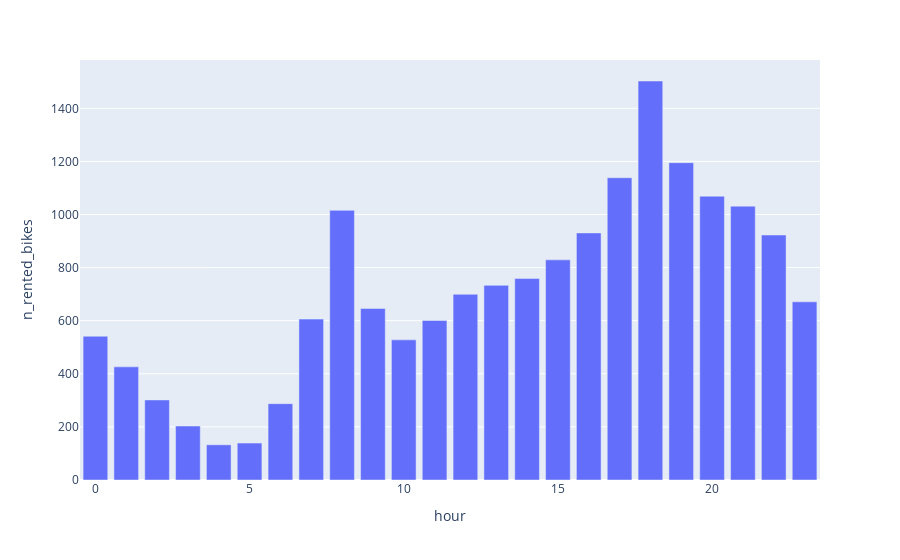

Notebook code for this chart:
### Markdown cell above
### Explore typical daily usage pattern

### Code cell
# Calculate the average number of rented bikes per hour
by_hour = df.groupby('hour', as_index=False).agg({'n_rented_bikes':'mean'})

# Create a bar chart showing the usage pattern
px.bar(by_hour, x = 'hour', y = 'n_rented_bikes')

### Figure 1 — Plotly figure (JSON) as saved in the notebook; plotly's stock layout.template omitted (floating-point values rounded to 4 significant figures)
{"data": [{"alignmentgroup": "True", "hovertemplate": "hour=%{x}<br>n_rented_bikes=%{y}<extra></extra>", "legendgroup": "", "marker": {"color": "#636efa", "pattern": {"shape": ""}}, "name": "", "offsetgroup": "", "orientation": "v", "showlegend": false, "textposition": "auto", "type": "bar", "x": [0, 1, 2, 3, 4, 5, 6, 7, 8, 9, 10, 11, 12, 13, 14, 15, 16, 17, 18, 19, 20, 21, 22, 23], "xaxis": "x", "y": [541.5, 426.2, 301.6, 203.3, 132.6, 139.1, 287.6, 606.0, 1016.0, 646.0, 527.8, 600.9, 699.4, 733.2, 758.8, 829.2, 930.6, 1139.0, 1503.0, 1195.0, 1069.0, 1031.0, 922.8, 671.1], "yaxis": "y"}], "layout": {"autosize": true, "barmode": "relative", "legend": {"tracegroupgap": 0}, "margin": {"t": 60}, "xaxis": {"anchor": "y", "autorange": true, "domain": [0, 1], "range": [-0.5, 23.5], "title": {"text": "hour"}, "type": "linear"}, "yaxis": {"anchor": "x", "autorange": true, "domain": [0, 1], "range": [0, 1582.0], "title": {"text": "n_rented_bikes"}, "type": "linear"}}}
